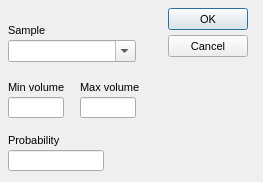
<?xml version="1.0"?>
<ui version="4.0">
  <class>AmbientSoundElementDialog</class>
  <widget class="QDialog" name="IDD_AMBIENTSOUNDELEMENT">
    <property name="geometry">
      <rect>
        <x>0</x>
        <y>0</y>
        <width>263</width>
        <height>182</height>
      </rect>
    </property>
    <property name="windowTitle">
      <string>Ambient Sound Element</string>
    </property>
    <property name="font">
      <font>
        <family>Liberation Sans</family>
        <pointsize>8</pointsize>
        <bold>false</bold>
        <italic>false</italic>
      </font>
    </property>
    <property name="enabled">
      <bool>true</bool>
    </property>
    <property name="windowFlags">
      <set>Qt::Dialog|Qt::WindowCloseButtonHint</set>
    </property>
    <property name="minimumSize">
      <size>
        <width>263</width>
        <height>182</height>
      </size>
    </property>
    <property name="maximumSize">
      <size>
        <width>263</width>
        <height>182</height>
      </size>
    </property>
    <widget class="QPushButton" name="IDOK">
      <property name="geometry">
        <rect>
          <x>168</x>
          <y>8</y>
          <width>80</width>
          <height>22</height>
        </rect>
      </property>
      <property name="text">
        <string>OK</string>
      </property>
      <property name="visible">
        <bool>true</bool>
      </property>
      <property name="enabled">
        <bool>true</bool>
      </property>
      <property name="default">
        <bool>true</bool>
      </property>
      <property name="autoDefault">
        <bool>true</bool>
      </property>
    </widget>
    <widget class="QLabel" name="IDC_STATIC">
      <property name="geometry">
        <rect>
          <x>8</x>
          <y>24</y>
          <width>104</width>
          <height>16</height>
        </rect>
      </property>
      <property name="text">
        <string>Sample</string>
      </property>
      <property name="visible">
        <bool>true</bool>
      </property>
      <property name="enabled">
        <bool>true</bool>
      </property>
      <property name="alignment">
        <set>Qt::AlignLeft</set>
      </property>
    </widget>
    <widget class="QPushButton" name="IDCANCEL">
      <property name="geometry">
        <rect>
          <x>168</x>
          <y>35</y>
          <width>80</width>
          <height>22</height>
        </rect>
      </property>
      <property name="text">
        <string>Cancel</string>
      </property>
      <property name="visible">
        <bool>true</bool>
      </property>
      <property name="enabled">
        <bool>true</bool>
      </property>
      <property name="default">
        <bool>false</bool>
      </property>
      <property name="autoDefault">
        <bool>false</bool>
      </property>
    </widget>
    <widget class="QComboBox" name="IDC_ASE_SOUND_LIST">
      <property name="maxVisibleItems">
        <number>8</number>
      </property>
      <property name="geometry">
        <rect>
          <x>8</x>
          <y>40</y>
          <width>128</width>
          <height>22</height>
        </rect>
      </property>
      <property name="visible">
        <bool>true</bool>
      </property>
      <property name="enabled">
        <bool>true</bool>
      </property>
      <property name="editable">
        <bool>true</bool>
      </property>
    </widget>
    <widget class="QLabel" name="IDC_STATIC_2">
      <property name="geometry">
        <rect>
          <x>8</x>
          <y>81</y>
          <width>64</width>
          <height>16</height>
        </rect>
      </property>
      <property name="text">
        <string>Min volume</string>
      </property>
      <property name="visible">
        <bool>true</bool>
      </property>
      <property name="enabled">
        <bool>true</bool>
      </property>
      <property name="alignment">
        <set>Qt::AlignLeft</set>
      </property>
    </widget>
    <widget class="QLabel" name="IDC_STATIC_3">
      <property name="geometry">
        <rect>
          <x>80</x>
          <y>81</y>
          <width>64</width>
          <height>16</height>
        </rect>
      </property>
      <property name="text">
        <string>Max volume</string>
      </property>
      <property name="visible">
        <bool>true</bool>
      </property>
      <property name="enabled">
        <bool>true</bool>
      </property>
      <property name="alignment">
        <set>Qt::AlignLeft</set>
      </property>
    </widget>
    <widget class="QLineEdit" name="IDC_MIN_VOLUME">
      <property name="geometry">
        <rect>
          <x>8</x>
          <y>97</y>
          <width>56</width>
          <height>21</height>
        </rect>
      </property>
      <property name="visible">
        <bool>true</bool>
      </property>
      <property name="enabled">
        <bool>true</bool>
      </property>
    </widget>
    <widget class="QLineEdit" name="IDC_ASE_MAX_VOLUME">
      <property name="geometry">
        <rect>
          <x>80</x>
          <y>97</y>
          <width>56</width>
          <height>21</height>
        </rect>
      </property>
      <property name="visible">
        <bool>true</bool>
      </property>
      <property name="enabled">
        <bool>true</bool>
      </property>
    </widget>
    <widget class="QLabel" name="IDC_STATIC_4">
      <property name="geometry">
        <rect>
          <x>8</x>
          <y>134</y>
          <width>88</width>
          <height>16</height>
        </rect>
      </property>
      <property name="text">
        <string>Probability</string>
      </property>
      <property name="visible">
        <bool>true</bool>
      </property>
      <property name="enabled">
        <bool>true</bool>
      </property>
      <property name="alignment">
        <set>Qt::AlignLeft</set>
      </property>
    </widget>
    <widget class="QLineEdit" name="IDC_ASE_PROBABILITY">
      <property name="geometry">
        <rect>
          <x>8</x>
          <y>150</y>
          <width>96</width>
          <height>21</height>
        </rect>
      </property>
      <property name="visible">
        <bool>true</bool>
      </property>
      <property name="enabled">
        <bool>true</bool>
      </property>
    </widget>
  </widget>
</ui>
